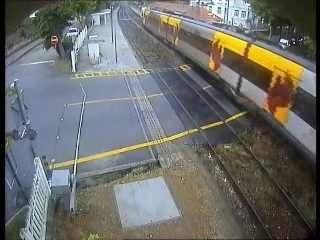
#> input picture frame 71 of lab03/train.mp4, 320 x 240 px
$ python 2.py
#> lines starting #> are read from the running program, lines starting #| are printed output that depends on the picture
import cv2

# capture the video
cap = cv2.VideoCapture("train.mp4")

# create a backgroundSubtractor
backSub = cv2.createBackgroundSubtractorMOG2()

# check if the video was successfully captured
if not cap.isOpened():
    print("cannot capture the video")
    exit()

while True:
    # ret: boolean value that 'True' if a frame was read, 'False' if the end of the video is reached or an error occurred
    # frame: video frame that was read
    ret, frame = cap.read()
#> frame is the input picture: shape (240, 320, 3); mean B, G, R 105.3, 109.4, 108.1

    # check if video is reached or an error occurred
    if not ret:
        break

    # apply the backgroundSubtractor to the current frame to detect moving objects
    fgmask = backSub.apply(frame)
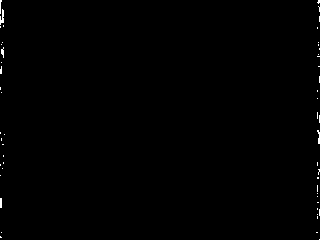
#> fgmask: shape (240, 320); values 127 (black) and 255 (white), 0.34% white in thin lines or dots

    # get the shadow value
    shadowval = backSub.getShadowValue()

    # threshold the foreground mask
    ret, nmask = cv2.threshold(fgmask, shadowval, 255, cv2.THRESH_BINARY)
#> nmask: shape (240, 320); 0.34% white in thin lines or dots
#> ret = 127

    # find connected components in nmask
    # stats: x, y, WIDTH, HEIGHT, AREA
    num_labels, labels, stats, centroids = cv2.connectedComponentsWithStats(
        nmask, connectivity=8
    )
#> labels: shape (240, 320) int32; 53 distinct labels, from 0 to 52
#> num_labels = 53; stats = 53 rows, first 6: [0, 0, 320, 240, 76537], [0, 0, 2, 14, 16], [317, 0, 3, 4, 8], [318, 6, 2, 6, 6], [0, 9, 4, 16, 38], [319, 16, 1, 6, 6]; centroids = 53 pairs, first value 0 to 319, second value 1.38 to 239

    # define the threshold of area
    area_T = 600

    # iterate over the connected components
    for i in range(1, num_labels):
        area = stats[i, cv2.CC_STAT_AREA]

        # if the area exceeds threshold, get the position of the connected component and draw a green rectangle
        if area > area_T:
            x, y, w, h, _ = stats[i]
            cv2.rectangle(frame, (x, y), (x + w, y + h), (0, 255, 0), 2)
#> this loop made 52 passes
#> area on passes 4, 13, 27, 43: 38, 21, 24, 20

    # show the video frame per 33ms
    cv2.imshow("frame", frame)
    key = cv2.waitKey(33)
#> (key Esc is pressed here)

    # press 'esc' to quit
    if key == 27:
        break
    if key == 32:
        key = cv2.waitKey()
        continue

cap.release()
cv2.destroyAllWindows()
